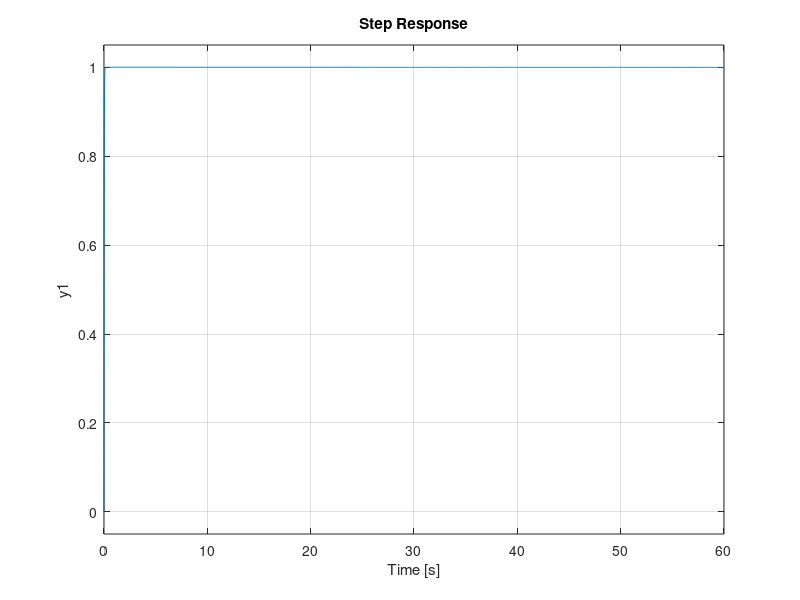

Reproduce this figure in MATLAB.
% Sample parameters for the scattering based bilateral teleoperation
clear all;
close all;

% Input function amplitude parameter (sin or step with low pass filter)
A = 1;
% Low pass frequency cuff off
Fip = 1;
% Sin frequency
Fc = 1; 
delay = 1;

% Cut off frequency for filter after each discrete derivative
Filter = 5; %Hz

% Human intention controller (PI)
Ph = 23;
Dh = 17;

% Slave controller
Bs = 3;
Ks = 110;

% Inertia of robot dynamics
Mm = 0.5;
Ms = 2;

% Make the real pole with re<0 to change the inertia of the robot
% dynamics verify this value by adding them to the simulink model
% Dm = 5;
% Ds = 10;
Dm = 0;
Ds = 0;

% Human impedance parameters
% Jh = 0.05;
% Bh = 1.5;
% Kh = 0;

% Original human impedance parameters
Jh = 0.05;  %0.5;
Bh = 1.5;   %70;
Kh = 0;     %2000;

% Environment impedance parameters
Je = 0;
Be = 10; %100;
Ke = 200; %200;

% Characteristic impedance
b = 1;

% Sampling time
Ts = 0.001;

%% Slave tuning
s = tf('s');
P = 1/(Ms*s);
C = Ks+Bs/s;

T = (C*P)/(1+C*P);
step(T)